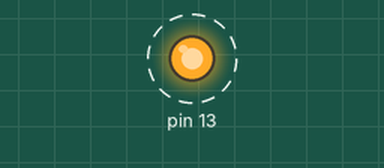
The sketch below on a simulated Arduino Uno, built with avr-gcc and run on an emulated ATmega328P. Shown: output pins drawn as LEDs (lit = HIGH). Dashed ring = blinking.

Above: at 0.05 s.
Timing chart, 0 to 3.0 s (numbered marks = the images above):
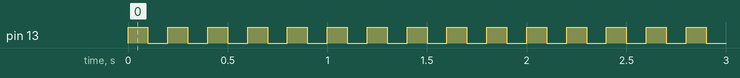

Measured:
- by itself, pin 13: alternates HIGH for 0.10 s and LOW for 0.10 s, 200 changes in all, then stays LOW

The sketch:

blink100times.ino
```cpp
int counter = 0;

void setup(){
  pinMode(13,OUTPUT);
}

void loop(){
  if(counter < 100){
    digitalWrite(13,HIGH);
    delay(100);
    digitalWrite(13,LOW);
    delay(100);

    counter = counter + 1;
    //counter++;
  }
}
```
